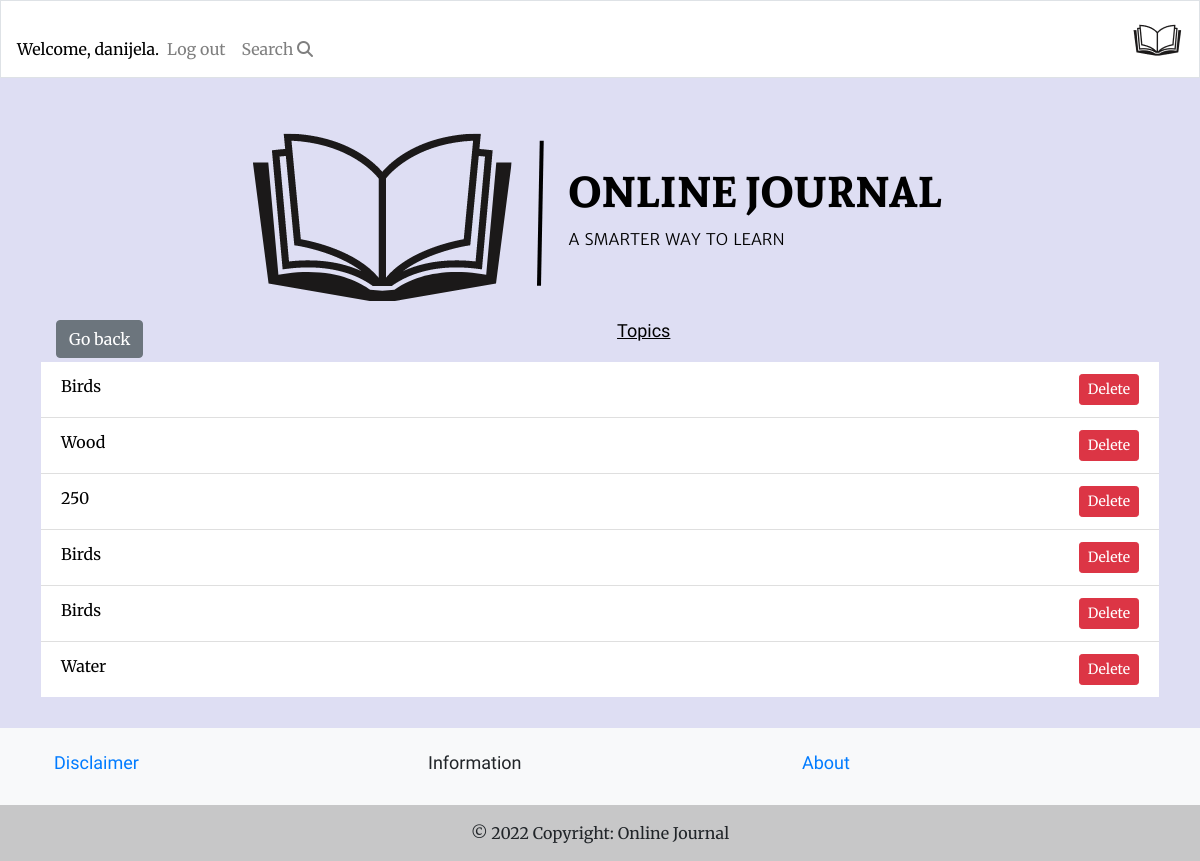
The app's page /topics/ (signed in) with its own data.
### learning_logs/models.py (models this page shows)
class Topic(models.Model):
    text = models.CharField(max_length=200)
    date_added = models.DateTimeField(auto_now_add=True)
    def __str__(self):
        return self.text

### learning_logs/views.py (the view)
# urls.py: path('topics/', views.topics, name='topics'),
@login_required
def topics(request):
    topics = Topic.objects.order_by('date_added')
    context = {'topics': topics}
    return render(request, 'learning_logs/topics.html', context)

### learning_logs/templates/learning_logs/topics.html (shortened to what this page needs)
{% extends "learning_logs/base.html" %}
{% block page_header %}
<a class="btn btn-secondary go-back" href="javascript:history.back()">Go back</a>
<h3 class="topic-on-hand">Topics</h3>
{% endblock page_header %}
{% block content %}
<ul class="topics-list list-group list-group-flush">
    {% for topic in topics %}
    <li class="list-group-item d-flex justify-content-between">
        <a href="{% url 'learning_logs:topic' topic.id %}">{{ topic }}</a>
        {% if user.is_authenticated %}
        <form action="{% url 'learning_logs:delete_topic' topic.id %}" method="post">
            <button type="submit" class="btn btn-danger btn-sm">Delete</button>
        </form>
        {% endif %}
    </li>
    {% empty %}
    <li class="list-group-item">There are no entries yet.</li>
{% endfor %}
</ul>
{% endblock content %}

### learning_logs/templates/learning_logs/base.html (shortened to what this page needs)
<!DOCTYPE html>
{% load bootstrap4 %}
{% load static %}
<html lang="en">
<head>
  {% block css %}
  <link rel="stylesheet" href="https://cdn.jsdelivr.net/npm/bootstrap@4.6.2/dist/css/bootstrap.min.css"
>
  {% endblock %}
  <link rel="stylesheet" href='{% static "css/styles.css" %}' type="text/css" />
</head>
<body>
  <nav class="navbar navbar-expand-md mb-4 border navbar-light">
    <div class="collapse navbar-collapse" id="navbarTogglerDemo01">
      <ul class="navbar-nav">
        {% if user.is_authenticated %}
        <li class="nav-item">
          <span class="navbar-text">Welcome, {{ user.username }}.</span>
        </li>
        <li class="nav-item">
          <a class="nav-link" href="{% url 'users:logout' %}">Log out</a>
        </li>
        {% else %}
        <li class="nav-item">
          <a class="nav-link" href="{% url 'users:login' %}">Log in</a></li>
        </li>
        <li class="nav-item">
          <a class="nav-link" href="{% url 'users:register' %}">Register</a>
        {% endif %}
      </ul>
      <ul class="navbar-nav">
        <li class="nav-item">
          <a class="nav-link" href="{% url 'learning_logs:topics'%}">
            Search <i class="fa-solid fa-magnifying-glass"></i></a></li>
      </ul>
    </div>
    <a class="navbar-brand mx-auto" href="{% url 'learning_logs:index'%}">
      <img src="{% static 'images/navbar-logo.png' %}" alt="Logo">
      </a>
  </nav>
  {% include 'learning_logs/includes/messages.html' %}
  <main role="main" class="container">
    <div class="container-md">
      <img class="logo-img" src="{% static 'images/logo.png' %}" alt="Logo">
      {% block page_header %} {% endblock page_header %}
    </div>
    <div>
      {% block content %}{% endblock content%}
    </div>
  </main>
  {% include 'learning_logs/footer.html' %}
</body>
</html>

### learning_logs/static/css/styles.css (style rules this page uses)
h1, h2, h3, h4, h5, h6 { font-family: 'Sura', sans-serif; font-size: large; }
body { background-color: #dedef3; font-family: 'Merriweather', sans-serif; }
.navbar { background: white; }
.navbar-brand { color: rgb(255 255 255); text-transform: uppercase; }
.nav-item, .nav-link { color: black; }
.list-group-item a { color: black; }
.navbar-light .navbar-text { color: black!important; }
.topic-on-hand { text-decoration: underline; color: black; text-align: center; }
.btn-secondary { float: left; }
main.container { padding: 11px; }
.list-group-flush { margin-bottom: 20px!important; }
ul { margin-top: 20px!important; }
.container-md { text-align: center; }
img { display: block !important; margin: auto !important; }

### records on screen
Topic: text "Birds"
Topic: text "Wood"
Topic: text "250"
Topic: text "Birds"
Topic: text "Birds"
Topic: text "Water"

### other values on screen
{{ user.username }} "danijela"
